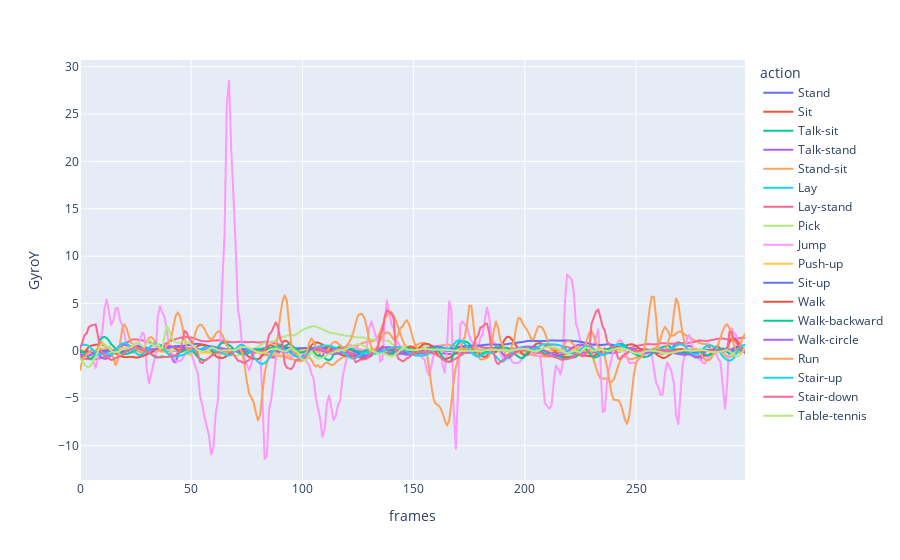

The notebook cell saved with this chart:
### Code cell
accelx_df = sampled_df.loc[:, ['GyroY', 'ID', 'action']]
accelx_df = accelx_df.explode('GyroY')
accelx_df['frames'] = np.array([range(300),]*18).reshape((-1))
accelx_df.head()

plt.figure(figsize=(10, 6))
fig = px.line(accelx_df, x='frames', y='GyroY', color='action')
fig.show()

### Figure 1 — Plotly figure (JSON) as saved in the notebook; plotly's stock layout.template omitted (floating-point values rounded to 4 significant figures; data arrays with more than 128 entries replaced by an {"elided": "..."} marker saying what was removed)
{"data": [{"hovertemplate": "action=Stand<br>frames=%{x}<br>GyroY=%{y}<extra></extra>", "legendgroup": "Stand", "line": {"color": "#636efa", "dash": "solid"}, "marker": {"symbol": "circle"}, "mode": "lines", "name": "Stand", "showlegend": true, "type": "scattergl", "x": {"elided": "300 int values"}, "xaxis": "x", "y": {"elided": "300 float values"}, "yaxis": "y"}, {"hovertemplate": "action=Sit<br>frames=%{x}<br>GyroY=%{y}<extra></extra>", "legendgroup": "Sit", "line": {"color": "#EF553B", "dash": "solid"}, "marker": {"symbol": "circle"}, "mode": "lines", "name": "Sit", "showlegend": true, "type": "scattergl", "x": {"elided": "300 int values"}, "xaxis": "x", "y": {"elided": "300 float values"}, "yaxis": "y"}, {"hovertemplate": "action=Talk-sit<br>frames=%{x}<br>GyroY=%{y}<extra></extra>", "legendgroup": "Talk-sit", "line": {"color": "#00cc96", "dash": "solid"}, "marker": {"symbol": "circle"}, "mode": "lines", "name": "Talk-sit", "showlegend": true, "type": "scattergl", "x": {"elided": "300 int values"}, "xaxis": "x", "y": {"elided": "300 float values"}, "yaxis": "y"}, {"hovertemplate": "action=Talk-stand<br>frames=%{x}<br>GyroY=%{y}<extra></extra>", "legendgroup": "Talk-stand", "line": {"color": "#ab63fa", "dash": "solid"}, "marker": {"symbol": "circle"}, "mode": "lines", "name": "Talk-stand", "showlegend": true, "type": "scattergl", "x": {"elided": "300 int values"}, "xaxis": "x", "y": {"elided": "300 float values"}, "yaxis": "y"}, {"hovertemplate": "action=Stand-sit<br>frames=%{x}<br>GyroY=%{y}<extra></extra>", "legendgroup": "Stand-sit", "line": {"color": "#FFA15A", "dash": "solid"}, "marker": {"symbol": "circle"}, "mode": "lines", "name": "Stand-sit", "showlegend": true, "type": "scattergl", "x": {"elided": "300 int values"}, "xaxis": "x", "y": {"elided": "300 float values"}, "yaxis": "y"}, {"hovertemplate": "action=Lay<br>frames=%{x}<br>GyroY=%{y}<extra></extra>", "legendgroup": "Lay", "line": {"color": "#19d3f3", "dash": "solid"}, "marker": {"symbol": "circle"}, "mode": "lines", "name": "Lay", "showlegend": true, "type": "scattergl", "x": {"elided": "300 int values"}, "xaxis": "x", "y": {"elided": "300 float values"}, "yaxis": "y"}, {"hovertemplate": "action=Lay-stand<br>frames=%{x}<br>GyroY=%{y}<extra></extra>", "legendgroup": "Lay-stand", "line": {"color": "#FF6692", "dash": "solid"}, "marker": {"symbol": "circle"}, "mode": "lines", "name": "Lay-stand", "showlegend": true, "type": "scattergl", "x": {"elided": "300 int values"}, "xaxis": "x", "y": {"elided": "300 float values"}, "yaxis": "y"}, {"hovertemplate": "action=Pick<br>frames=%{x}<br>GyroY=%{y}<extra></extra>", "legendgroup": "Pick", "line": {"color": "#B6E880", "dash": "solid"}, "marker": {"symbol": "circle"}, "mode": "lines", "name": "Pick", "showlegend": true, "type": "scattergl", "x": {"elided": "300 int values"}, "xaxis": "x", "y": {"elided": "300 float values"}, "yaxis": "y"}, {"hovertemplate": "action=Jump<br>frames=%{x}<br>GyroY=%{y}<extra></extra>", "legendgroup": "Jump", "line": {"color": "#FF97FF", "dash": "solid"}, "marker": {"symbol": "circle"}, "mode": "lines", "name": "Jump", "showlegend": true, "type": "scattergl", "x": {"elided": "300 int values"}, "xaxis": "x", "y": {"elided": "300 float values"}, "yaxis": "y"}, {"hovertemplate": "action=Push-up<br>frames=%{x}<br>GyroY=%{y}<extra></extra>", "legendgroup": "Push-up", "line": {"color": "#FECB52", "dash": "solid"}, "marker": {"symbol": "circle"}, "mode": "lines", "name": "Push-up", "showlegend": true, "type": "scattergl", "x": {"elided": "300 int values"}, "xaxis": "x", "y": {"elided": "300 float values"}, "yaxis": "y"}, {"hovertemplate": "action=Sit-up<br>frames=%{x}<br>GyroY=%{y}<extra></extra>", "legendgroup": "Sit-up", "line": {"color": "#636efa", "dash": "solid"}, "marker": {"symbol": "circle"}, "mode": "lines", "name": "Sit-up", "showlegend": true, "type": "scattergl", "x": {"elided": "300 int values"}, "xaxis": "x", "y": {"elided": "300 float values"}, "yaxis": "y"}, {"hovertemplate": "action=Walk<br>frames=%{x}<br>GyroY=%{y}<extra></extra>", "legendgroup": "Walk", "line": {"color": "#EF553B", "dash": "solid"}, "marker": {"symbol": "circle"}, "mode": "lines", "name": "Walk", "showlegend": true, "type": "scattergl", "x": {"elided": "300 int values"}, "xaxis": "x", "y": {"elided": "300 float values"}, "yaxis": "y"}, {"hovertemplate": "action=Walk-backward<br>frames=%{x}<br>GyroY=%{y}<extra></extra>", "legendgroup": "Walk-backward", "line": {"color": "#00cc96", "dash": "solid"}, "marker": {"symbol": "circle"}, "mode": "lines", "name": "Walk-backward", "showlegend": true, "type": "scattergl", "x": {"elided": "300 int values"}, "xaxis": "x", "y": {"elided": "300 float values"}, "yaxis": "y"}, {"hovertemplate": "action=Walk-circle<br>frames=%{x}<br>GyroY=%{y}<extra></extra>", "legendgroup": "Walk-circle", "line": {"color": "#ab63fa", "dash": "solid"}, "marker": {"symbol": "circle"}, "mode": "lines", "name": "Walk-circle", "showlegend": true, "type": "scattergl", "x": {"elided": "300 int values"}, "xaxis": "x", "y": {"elided": "300 float values"}, "yaxis": "y"}, {"hovertemplate": "action=Run<br>frames=%{x}<br>GyroY=%{y}<extra></extra>", "legendgroup": "Run", "line": {"color": "#FFA15A", "dash": "solid"}, "marker": {"symbol": "circle"}, "mode": "lines", "name": "Run", "showlegend": true, "type": "scattergl", "x": {"elided": "300 int values"}, "xaxis": "x", "y": {"elided": "300 float values"}, "yaxis": "y"}, {"hovertemplate": "action=Stair-up<br>frames=%{x}<br>GyroY=%{y}<extra></extra>", "legendgroup": "Stair-up", "line": {"color": "#19d3f3", "dash": "solid"}, "marker": {"symbol": "circle"}, "mode": "lines", "name": "Stair-up", "showlegend": true, "type": "scattergl", "x": {"elided": "300 int values"}, "xaxis": "x", "y": {"elided": "300 float values"}, "yaxis": "y"}, {"hovertemplate": "action=Stair-down<br>frames=%{x}<br>GyroY=%{y}<extra></extra>", "legendgroup": "Stair-down", "line": {"color": "#FF6692", "dash": "solid"}, "marker": {"symbol": "circle"}, "mode": "lines", "name": "Stair-down", "showlegend": true, "type": "scattergl", "x": {"elided": "300 int values"}, "xaxis": "x", "y": {"elided": "300 float values"}, "yaxis": "y"}, {"hovertemplate": "action=Table-tennis<br>frames=%{x}<br>GyroY=%{y}<extra></extra>", "legendgroup": "Table-tennis", "line": {"color": "#B6E880", "dash": "solid"}, "marker": {"symbol": "circle"}, "mode": "lines", "name": "Table-tennis", "showlegend": true, "type": "scattergl", "x": {"elided": "300 int values"}, "xaxis": "x", "y": {"elided": "300 float values"}, "yaxis": "y"}], "layout": {"legend": {"title": {"text": "action"}, "tracegroupgap": 0}, "margin": {"t": 60}, "xaxis": {"anchor": "y", "domain": [0, 1], "title": {"text": "frames"}}, "yaxis": {"anchor": "x", "domain": [0, 1], "title": {"text": "GyroY"}}}}
